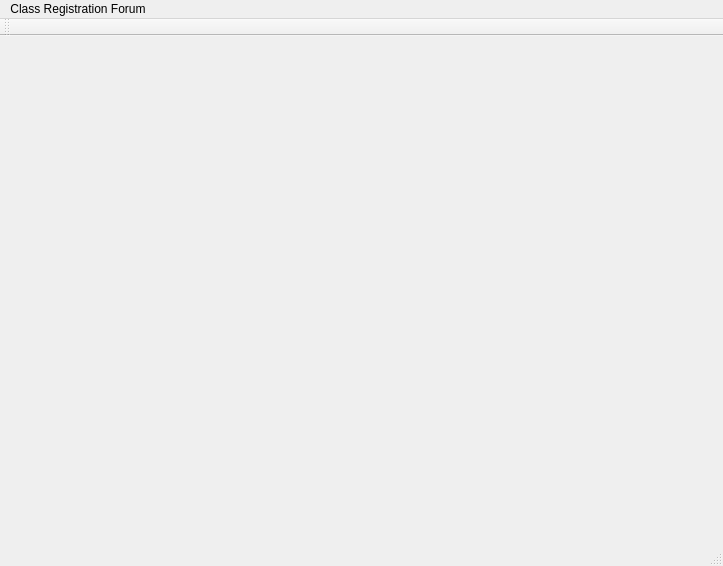
<?xml version="1.0" encoding="UTF-8"?>
<ui version="4.0">
 <class>MainWindow</class>
 <widget class="QMainWindow" name="MainWindow">
  <property name="geometry">
   <rect>
    <x>0</x>
    <y>0</y>
    <width>723</width>
    <height>566</height>
   </rect>
  </property>
  <property name="windowTitle">
   <string>CentralMichiganRegistrationForm</string>
  </property>
  <widget class="QWidget" name="centralWidget"/>
  <widget class="QMenuBar" name="menuBar">
   <property name="geometry">
    <rect>
     <x>0</x>
     <y>0</y>
     <width>723</width>
     <height>22</height>
    </rect>
   </property>
   <widget class="QMenu" name="menuClass_Registration_Forum">
    <property name="title">
     <string>Class Registration Forum</string>
    </property>
   </widget>
   <addaction name="menuClass_Registration_Forum"/>
  </widget>
  <widget class="QToolBar" name="mainToolBar">
   <attribute name="toolBarArea">
    <enum>TopToolBarArea</enum>
   </attribute>
   <attribute name="toolBarBreak">
    <bool>false</bool>
   </attribute>
  </widget>
  <widget class="QStatusBar" name="statusBar"/>
 </widget>
 <layoutdefault spacing="6" margin="11"/>
 <resources/>
 <connections/>
</ui>
